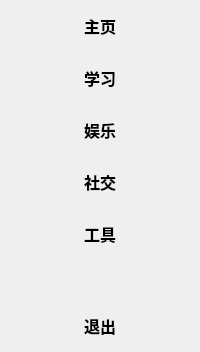
     <widget class="QWidget" name="widgetSidedMenu" native="true">
      <property name="enabled">
       <bool>true</bool>
      </property>
      <property name="sizePolicy">
       <sizepolicy hsizetype="Preferred" vsizetype="Preferred">
        <horstretch>0</horstretch>
        <verstretch>0</verstretch>
       </sizepolicy>
      </property>
      <property name="autoFillBackground">
       <bool>true</bool>
      </property>
      <layout class="QGridLayout" name="gridLayout">
       <property name="leftMargin">
        <number>0</number>
       </property>
       <property name="topMargin">
        <number>0</number>
       </property>
       <property name="rightMargin">
        <number>0</number>
       </property>
       <property name="bottomMargin">
        <number>0</number>
       </property>
       <property name="spacing">
        <number>0</number>
       </property>
       <item row="0" column="0">
        <widget class="QToolButton" name="toolButtonHome">
         <property name="minimumSize">
          <size>
           <width>70</width>
           <height>52</height>
          </size>
         </property>
         <property name="maximumSize">
          <size>
           <width>70</width>
           <height>52</height>
          </size>
         </property>
         <property name="font">
          <font>
           <family>等线</family>
           <pointsize>12</pointsize>
           <weight>75</weight>
           <bold>true</bold>
          </font>
         </property>
         <property name="toolTip">
          <string/>
         </property>
         <property name="styleSheet">
          <string notr="true"/>
         </property>
         <property name="text">
          <string>主页</string>
         </property>
         <property name="icon">
          <iconset resource="intelligentwindowclient.qrc">
           <normaloff>:/pictures/ico/intelligentwindow.ico</normaloff>:/pictures/ico/intelligentwindow.ico</iconset>
         </property>
         <property name="iconSize">
          <size>
           <width>32</width>
           <height>32</height>
          </size>
         </property>
         <property name="checkable">
          <bool>false</bool>
         </property>
         <property name="checked">
          <bool>false</bool>
         </property>
         <property name="popupMode">
          <enum>QToolButton::DelayedPopup</enum>
         </property>
         <property name="toolButtonStyle">
          <enum>Qt::ToolButtonTextUnderIcon</enum>
         </property>
         <property name="autoRaise">
          <bool>true</bool>
         </property>
        </widget>
       </item>
       <item row="1" column="0">
        <widget class="QToolButton" name="toolButtonStudy">
         <property name="minimumSize">
          <size>
           <width>70</width>
           <height>52</height>
          </size>
         </property>
         <property name="maximumSize">
          <size>
           <width>70</width>
           <height>52</height>
          </size>
         </property>
         <property name="font">
          <font>
           <family>等线</family>
           <pointsize>12</pointsize>
           <weight>75</weight>
           <bold>true</bold>
          </font>
         </property>
         <property name="toolTip">
          <string/>
         </property>
         <property name="text">
          <string>学习</string>
         </property>
         <property name="icon">
          <iconset resource="intelligentwindowclient.qrc">
           <normaloff>:/pictures/ico/contacts.ico</normaloff>:/pictures/ico/contacts.ico</iconset>
         </property>
         <property name="iconSize">
          <size>
           <width>30</width>
           <height>30</height>
          </size>
         </property>
         <property name="checkable">
          <bool>false</bool>
         </property>
         <property name="checked">
          <bool>false</bool>
         </property>
         <property name="popupMode">
          <enum>QToolButton::DelayedPopup</enum>
         </property>
         <property name="toolButtonStyle">
          <enum>Qt::ToolButtonTextUnderIcon</enum>
         </property>
         <property name="autoRaise">
          <bool>true</bool>
         </property>
        </widget>
       </item>
       <item row="2" column="0">
        <widget class="QToolButton" name="toolButtonRecreation">
         <property name="minimumSize">
          <size>
           <width>70</width>
           <height>52</height>
          </size>
         </property>
         <property name="maximumSize">
          <size>
           <width>70</width>
           <height>52</height>
          </size>
         </property>
         <property name="font">
          <font>
           <family>等线</family>
           <pointsize>12</pointsize>
           <weight>75</weight>
           <bold>true</bold>
          </font>
         </property>
         <property name="text">
          <string>娱乐</string>
         </property>
         <property name="icon">
          <iconset resource="intelligentwindowclient.qrc">
           <normaloff>:/pictures/ico/xbox.ico</normaloff>:/pictures/ico/xbox.ico</iconset>
         </property>
         <property name="iconSize">
          <size>
           <width>30</width>
           <height>30</height>
          </size>
         </property>
         <property name="checkable">
          <bool>false</bool>
         </property>
         <property name="checked">
          <bool>false</bool>
         </property>
         <property name="popupMode">
          <enum>QToolButton::DelayedPopup</enum>
         </property>
         <property name="toolButtonStyle">
          <enum>Qt::ToolButtonTextUnderIcon</enum>
         </property>
         <property name="autoRaise">
          <bool>true</bool>
         </property>
        </widget>
       </item>
       <item row="3" column="0">
        <widget class="QToolButton" name="toolButtonSociology">
         <property name="minimumSize">
          <size>
           <width>70</width>
           <height>52</height>
          </size>
         </property>
         <property name="maximumSize">
          <size>
           <width>70</width>
           <height>52</height>
          </size>
         </property>
         <property name="font">
          <font>
           <family>等线</family>
           <pointsize>12</pointsize>
           <weight>75</weight>
           <bold>true</bold>
          </font>
         </property>
         <property name="text">
          <string>社交</string>
         </property>
         <property name="icon">
          <iconset resource="intelligentwindowclient.qrc">
           <normaloff>:/pictures/ico/chat.ico</normaloff>:/pictures/ico/chat.ico</iconset>
         </property>
         <property name="iconSize">
          <size>
           <width>34</width>
           <height>34</height>
          </size>
         </property>
         <property name="checkable">
          <bool>false</bool>
         </property>
         <property name="checked">
          <bool>false</bool>
         </property>
         <property name="popupMode">
          <enum>QToolButton::DelayedPopup</enum>
         </property>
         <property name="toolButtonStyle">
          <enum>Qt::ToolButtonTextUnderIcon</enum>
         </property>
         <property name="autoRaise">
          <bool>true</bool>
         </property>
        </widget>
       </item>
       <item row="4" column="0">
        <widget class="QToolButton" name="toolButtonTools">
         <property name="minimumSize">
          <size>
           <width>70</width>
           <height>52</height>
          </size>
         </property>
         <property name="maximumSize">
          <size>
           <width>70</width>
           <height>52</height>
          </size>
         </property>
         <property name="font">
          <font>
           <family>等线</family>
           <pointsize>12</pointsize>
           <weight>75</weight>
           <bold>true</bold>
          </font>
         </property>
         <property name="text">
          <string>工具</string>
         </property>
         <property name="icon">
          <iconset resource="intelligentwindowclient.qrc">
           <normaloff>:/pictures/ico/bag.ico</normaloff>:/pictures/ico/bag.ico</iconset>
         </property>
         <property name="iconSize">
          <size>
           <width>32</width>
           <height>32</height>
          </size>
         </property>
         <property name="checkable">
          <bool>false</bool>
         </property>
         <property name="checked">
          <bool>false</bool>
         </property>
         <property name="popupMode">
          <enum>QToolButton::DelayedPopup</enum>
         </property>
         <property name="toolButtonStyle">
          <enum>Qt::ToolButtonTextUnderIcon</enum>
         </property>
         <property name="autoRaise">
          <bool>true</bool>
         </property>
        </widget>
       </item>
       <item row="5" column="0">
        <spacer name="verticalSpacer">
         <property name="orientation">
          <enum>Qt::Vertical</enum>
         </property>
         <property name="sizeHint" stdset="0">
          <size>
           <width>20</width>
           <height>40</height>
          </size>
         </property>
        </spacer>
       </item>
       <item row="6" column="0">
        <widget class="QToolButton" name="toolButtonLogout">
         <property name="minimumSize">
          <size>
           <width>70</width>
           <height>52</height>
          </size>
         </property>
         <property name="maximumSize">
          <size>
           <width>70</width>
           <height>52</height>
          </size>
         </property>
         <property name="font">
          <font>
           <family>等线</family>
           <pointsize>12</pointsize>
           <weight>75</weight>
           <bold>true</bold>
          </font>
         </property>
         <property name="text">
          <string>退出</string>
         </property>
         <property name="icon">
          <iconset resource="intelligentwindowclient.qrc">
           <normaloff>:/pictures/ico/close.ico</normaloff>:/pictures/ico/close.ico</iconset>
         </property>
         <property name="iconSize">
          <size>
           <width>30</width>
           <height>30</height>
          </size>
         </property>
         <property name="checkable">
          <bool>false</bool>
         </property>
         <property name="checked">
          <bool>false</bool>
         </property>
         <property name="popupMode">
          <enum>QToolButton::DelayedPopup</enum>
         </property>
         <property name="toolButtonStyle">
          <enum>Qt::ToolButtonTextUnderIcon</enum>
         </property>
         <property name="autoRaise">
          <bool>true</bool>
         </property>
        </widget>
       </item>
      </layout>
     </widget>
